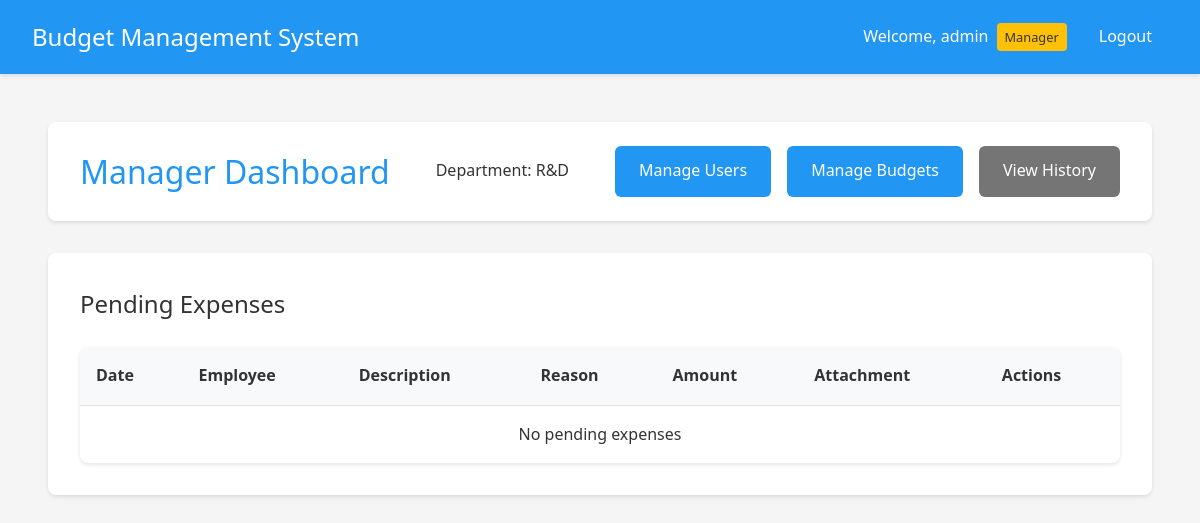
Page /manager/dashboard (signed in) on the earlier database version.
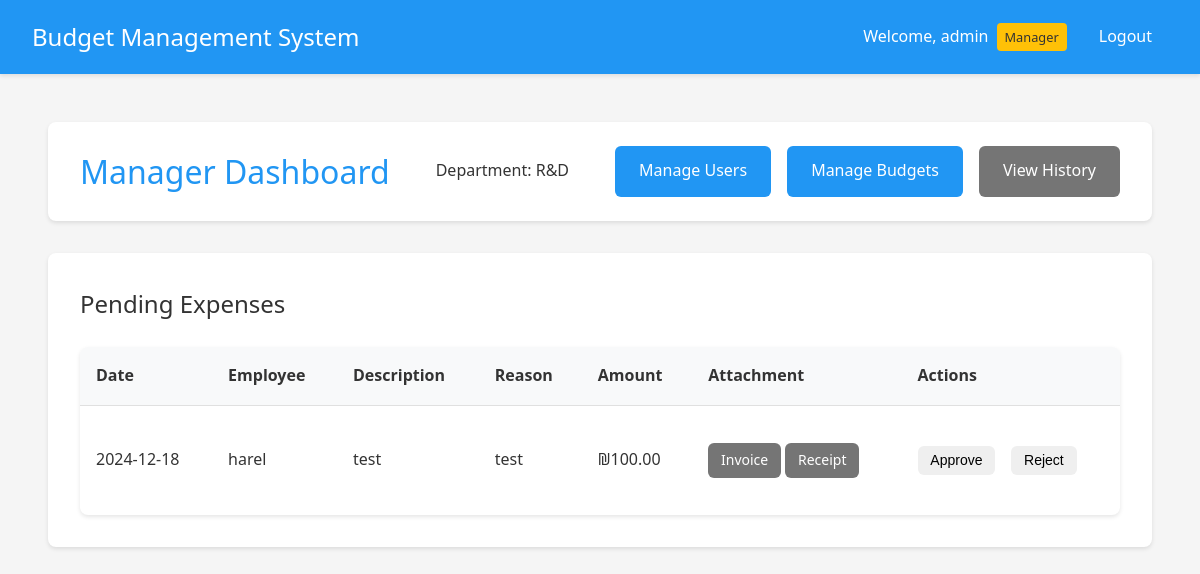
Same page on the later database version.
### app.py (models this page shows, shortened)
class Expense(db.Model):
    __tablename__ = 'expense'
    id = db.Column(db.Integer, primary_key=True)
    amount = db.Column(db.Float, nullable=False)
    description = db.Column(db.String(200))
    reason = db.Column(db.String(500))  # New field for reason
    date = db.Column(db.DateTime, nullable=False, default=datetime.utcnow)
    status = db.Column(db.String(20), default='pending')
    user_id = db.Column(db.Integer, db.ForeignKey('user.id'), nullable=False)
    subcategory_id = db.Column(db.Integer, db.ForeignKey('subcategory.id'), nullable=False)
    quote_filename = db.Column(db.String(255))
    invoice_filename = db.Column(db.String(255))
    receipt_filename = db.Column(db.String(255))
    manager_id = db.Column(db.Integer, db.ForeignKey('user.id'), nullable=True)
    handled_at = db.Column(db.DateTime, nullable=True)

class User(UserMixin, db.Model):
    __tablename__ = 'user'
    id = db.Column(db.Integer, primary_key=True)
    username = db.Column(db.String(80), unique=True, nullable=False)
    password = db.Column(db.String(120), nullable=False)
    is_manager = db.Column(db.Boolean, default=False)
    is_admin = db.Column(db.Boolean, default=False)
    department_id = db.Column(db.Integer, db.ForeignKey('department.id'))
    status = db.Column(db.String(20), default='active')  # active, inactive, pending
    submitted_expenses = db.relationship('Expense',
                                       primaryjoin='User.id==Expense.user_id',
                                       backref='submitter',
                                       lazy=True)
    handled_expenses = db.relationship('Expense',
                                     primaryjoin='User.id==Expense.manager_id',
                                     backref='handler',
                                     lazy=True)

### app.py (the view)
@app.route('/manager/dashboard')
@login_required
def manager_dashboard():
    if not current_user.is_manager:
        return redirect(url_for('employee_dashboard'))
    if current_user.username == 'admin':
        pending_expenses = Expense.query.join(User, Expense.user_id == User.id)\
            .filter(Expense.status == 'pending').all()
    else:
        pending_expenses = Expense.query.join(User, Expense.user_id == User.id)\
            .filter(
                Expense.status == 'pending',
                User.department_id == current_user.department_id
            ).all()
    return render_template('manager_dashboard.html', expenses=pending_expenses)

### app.py (called while the page is built)
@login_manager.user_loader
def load_user(user_id):
    return User.query.get(int(user_id))

### templates/manager_dashboard.html (shortened to what this page needs)
{% extends "base.html" %}
{% block content %}
<div class="container">
    <header class="dashboard-header">
        <h1>Manager Dashboard</h1>
        <div class="user-info">
            <p>Department: {{ current_user.department.name if current_user.department else 'No Department' }}</p>
        </div>
        <div class="header-actions">
            {% if current_user.is_admin %}
            <a href="{{ url_for('manage_users') }}" class="button primary">Manage Users</a>
            {% endif %}
            <a href="{{ url_for('manage_departments') }}" class="button primary">Manage Budgets</a>
            <a href="{{ url_for('expense_history') }}" class="button secondary">View History</a>
        </div>
    </header>
    <div class="card">
        <h2>Pending Expenses</h2>
        <div class="table-responsive">
            <table>
                <thead>
                    <tr>
                        <th>Date</th>
                        <th>Employee</th>
                        <th>Description</th>
                        <th>Reason</th>
                        <th>Amount</th>
                        <th>Attachment</th>
                        <th>Actions</th>
                    </tr>
                </thead>
                <tbody>
                    {% for expense in expenses %}
                    <tr>
                        <td>{{ expense.date.strftime('%Y-%m-%d') }}</td>
                        <td>{{ expense.submitter.username }}</td>
                        <td>{{ expense.description }}</td>
                        <td>{{ expense.reason }}</td>
                        <td>₪{{ "%.2f"|format(expense.amount) }}</td>
                        <td>
                            {% if expense.invoice_filename %}
                                <a href="{{ url_for('download_file', filename=expense.invoice_filename) }}"
                                   class="button secondary small">Invoice</a>
                            {% endif %}
                            {% if expense.receipt_filename %}
                                <a href="{{ url_for('download_file', filename=expense.receipt_filename) }}"
                                   class="button secondary small">Receipt</a>
                            {% endif %}
                        </td>
                        <td class="actions">
                            <form action="{{ url_for('handle_expense', expense_id=expense.id, action='approve') }}" method="post" class="inline-form">
                                <button type="submit" class="button success small">Approve</button>
                            </form>
                            <form action="{{ url_for('handle_expense', expense_id=expense.id, action='reject') }}" method="post" class="inline-form">
                                <button type="submit" class="button danger small">Reject</button>
                            </form>
                        </td>
                    </tr>
                    {% endfor %}
                    {% if not expenses %}
                    <tr>
                        <td colspan="7" class="text-center">No pending expenses</td>
                    </tr>
                    {% endif %}
                </tbody>
            </table>
        </div>
    </div>
</div>
{% endblock %}

Differences in the rows shown:
added Expense: date "2024-12-18", submitter.username "harel", description "test", reason "test", amount "100.00"
Other differences:
text no longer shown: "No pending expenses"
